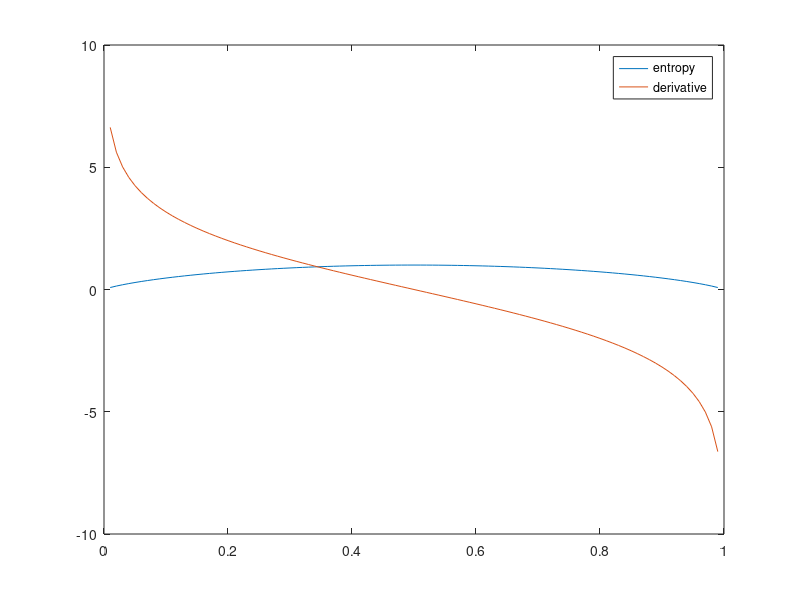

MATLAB code to generate this figure:
function entropy_derivative
% sometimes people want to compute a derivative of an entropy, you know

p = 0.01:0.01:0.99;
e = @(p)-(1-p).*log2(1-p) - p.*log2(p);
plot(p, e(p))
d = @(p)log2((1-p)./p);
hold on;
d(0.5)
plot(p, d(p))
legend('entropy', 'derivative', 'boxoff')
